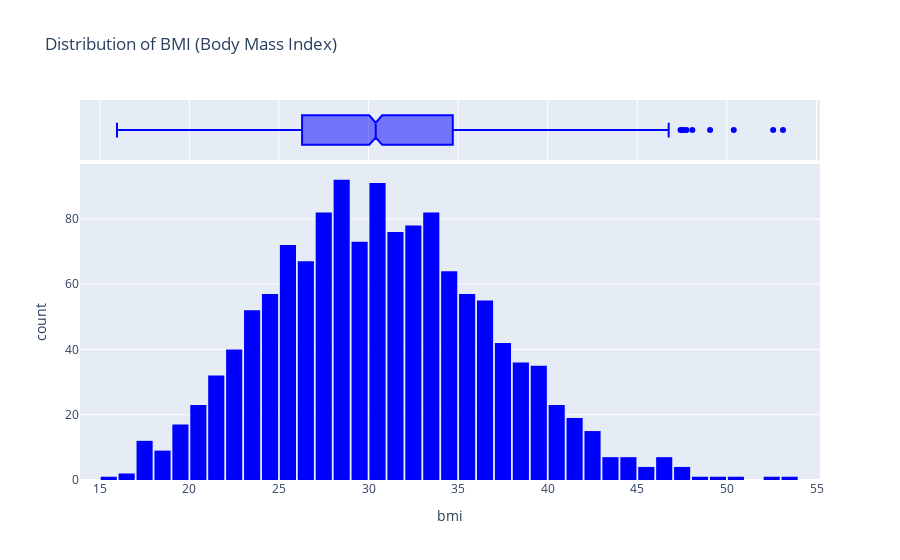

Source (notebook cell):
### Code cell
fig = px.histogram(medical_df, x='bmi', marginal='box', color_discrete_sequence=['blue'], title='Distribution of BMI (Body Mass Index)')
fig.update_layout(bargap=0.1)

fig.show()

### Figure 1 — Plotly figure (JSON) as saved in the notebook; plotly's stock layout.template omitted (floating-point values rounded to 4 significant figures; data arrays with more than 128 entries replaced by an {"elided": "..."} marker saying what was removed)
{"data": [{"alignmentgroup": "True", "bingroup": "x", "hovertemplate": "bmi=%{x}<br>count=%{y}<extra></extra>", "legendgroup": "", "marker": {"color": "blue", "pattern": {"shape": ""}}, "name": "", "offsetgroup": "", "orientation": "v", "showlegend": false, "type": "histogram", "x": {"elided": "1338 float values"}, "xaxis": "x", "yaxis": "y"}, {"alignmentgroup": "True", "hovertemplate": "bmi=%{x}<extra></extra>", "legendgroup": "", "marker": {"color": "blue"}, "name": "", "notched": true, "offsetgroup": "", "showlegend": false, "type": "box", "x": {"elided": "1338 float values"}, "xaxis": "x2", "yaxis": "y2"}], "layout": {"bargap": 0.1, "barmode": "relative", "legend": {"tracegroupgap": 0}, "title": {"text": "Distribution of BMI (Body Mass Index)"}, "xaxis": {"anchor": "y", "domain": [0, 1], "title": {"text": "bmi"}}, "xaxis2": {"anchor": "y2", "domain": [0, 1], "matches": "x", "showgrid": true, "showticklabels": false}, "yaxis": {"anchor": "x", "domain": [0, 0.8316], "title": {"text": "count"}}, "yaxis2": {"anchor": "x2", "domain": [0.8416, 1], "matches": "y2", "showgrid": false, "showline": false, "showticklabels": false, "ticks": ""}}}
